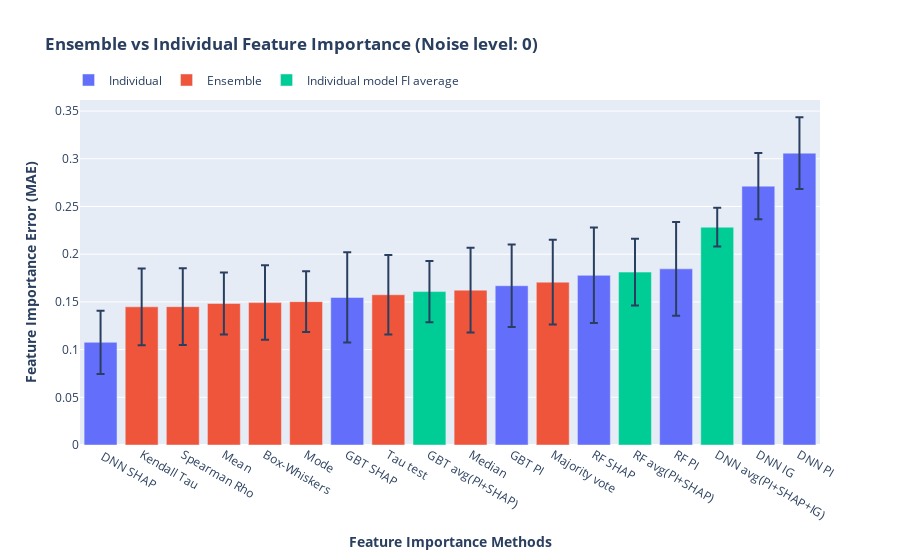

The code cell stored with this chart in its notebook:
### Code cell
level = 0
rf_noise_mean = np.array([rfsv_noise_mean[level], rfpi_noise_mean[level]]).mean()
rf_noise_std = np.sqrt(np.sum(np.square((np.array([rfsv_noise_std[level], rfpi_noise_std[level]])))))/2

gb_noise_mean = np.array([gbsv_noise_mean[level], gbpi_noise_mean[level]]).mean()
gb_noise_std = np.sqrt(np.sum(np.square((np.array([gbsv_noise_std[level], gbpi_noise_std[level]])))))/2

dnn_noise_mean = np.array([dnnsv_noise_mean[level], dnnpi_noise_mean[level], dnnig_noise_mean[level]]).mean()
dnn_noise_std = np.sqrt(np.sum(np.square((np.array([dnnsv_noise_std[level], dnnpi_noise_std[level], dnnig_noise_std[level]])))))/3

all_noise_0_median = [rfpi_noise_mean[level],gbpi_noise_mean[level],dnnpi_noise_mean[level],rfsv_noise_mean[level],gbsv_noise_mean[level],
                      dnnsv_noise_mean[level],dnnig_noise_mean[level],mean_noise_mean[level],median_noise_mean[level],mode_noise_mean[level],
                      box_noise_mean[level],tau_noise_mean[level],maj_noise_mean[level],kendall_noise_mean[level],spearman_noise_mean[level],
                      rf_noise_mean,gb_noise_mean,dnn_noise_mean]


all_noise_0_std = [rfpi_noise_std[level],gbpi_noise_std[level],dnnpi_noise_std[level],rfsv_noise_std[level],gbsv_noise_std[level],
                   dnnsv_noise_std[level],dnnig_noise_std[level],mean_noise_std[level],median_noise_std[level],mode_noise_std[level],
                   box_noise_std[level],tau_noise_std[level],maj_noise_std[level],kendall_noise_std[level],spearman_noise_std[level],
                   rf_noise_std,gb_noise_std,dnn_noise_std]


cols = all_cols_name[4:]
np_ens_or_indi = np.array(['Individual','Individual','Individual','Individual','Individual','Individual','Individual',
                        'Ensemble','Ensemble','Ensemble','Ensemble','Ensemble','Ensemble','Ensemble','Ensemble',
                        "Individual model FI average", "Individual model FI average",
                        "Individual model FI average"])


np_all_noise_median = np.array(all_noise_0_median)
np_all_noise_std = np.array(all_noise_0_std)
np_noise_cols = np.array(cols[3:])
sorted_noise_idx = np.argsort(np_all_noise_median)

sorted_all_noise_median =np_all_noise_median[sorted_noise_idx]
sorted_all_noise_std = np_all_noise_std[sorted_noise_idx]
sorted_noise_cols = np_noise_cols[sorted_noise_idx]
sorted_noise_ens_or_indi = np_ens_or_indi[sorted_noise_idx]

df_noise_ens_vs_indi = pd.DataFrame({'median':sorted_all_noise_median, 'std':sorted_all_noise_std, 'ens_or_indi':sorted_noise_ens_or_indi,
                               'cols':sorted_noise_cols})


fig = px.bar(df_noise_ens_vs_indi, x='cols', y='median', color='ens_or_indi',error_y='std',
             labels={'median':'<b>Feature Importance Error (MAE)</b>', 'cols': '<b>Feature Importance Methods</b>',
                     'ens_or_indi':''}, title='<b>Ensemble vs Individual Feature Importance (Noise level: 0)</b>')
fig.update_layout(xaxis_categoryorder = 'total ascending')
fig.update_layout(legend_orientation="h")
fig.update_layout(legend=dict(x=-0.0155, y=1.1))
fig.show()

### Figure 1 — Plotly figure (JSON) as saved in the notebook; plotly's stock layout.template omitted (floating-point values rounded to 4 significant figures)
{"data": [{"alignmentgroup": "True", "error_y": {"array": [0.03313, 0.04735, 0.0432, 0.05003, 0.04906, 0.03476, 0.03763]}, "hovertemplate": "=Individual<br><b>Feature Importance Methods</b>=%{x}<br><b>Feature Importance Error (MAE)</b>=%{y}<extra></extra>", "legendgroup": "Individual", "marker": {"color": "#636efa"}, "name": "Individual", "offsetgroup": "Individual", "orientation": "v", "showlegend": true, "textposition": "auto", "type": "bar", "x": [" DNN SHAP", "GBT SHAP", "GBT PI", "RF SHAP", "RF PI", "DNN IG", "DNN PI"], "xaxis": "x", "y": [0.1076, 0.1547, 0.1669, 0.1778, 0.1846, 0.2713, 0.3059], "yaxis": "y"}, {"alignmentgroup": "True", "error_y": {"array": [0.04021, 0.04028, 0.03241, 0.03906, 0.03174, 0.04176, 0.04443, 0.04433]}, "hovertemplate": "=Ensemble<br><b>Feature Importance Methods</b>=%{x}<br><b>Feature Importance Error (MAE)</b>=%{y}<extra></extra>", "legendgroup": "Ensemble", "marker": {"color": "#EF553B"}, "name": "Ensemble", "offsetgroup": "Ensemble", "orientation": "v", "showlegend": true, "textposition": "auto", "type": "bar", "x": ["Kendall Tau", "Spearman Rho", "Mean", "Box-Whiskers", "Mode", "Tau test", "Median", "Majority vote"], "xaxis": "x", "y": [0.1448, 0.145, 0.1483, 0.1493, 0.1503, 0.1575, 0.1623, 0.1707], "yaxis": "y"}, {"alignmentgroup": "True", "error_y": {"array": [0.03205, 0.03503, 0.02034]}, "hovertemplate": "=Individual model FI average<br><b>Feature Importance Methods</b>=%{x}<br><b>Feature Importance Error (MAE)</b>=%{y}<extra></extra>", "legendgroup": "Individual model FI average", "marker": {"color": "#00cc96"}, "name": "Individual model FI average", "offsetgroup": "Individual model FI average", "orientation": "v", "showlegend": true, "textposition": "auto", "type": "bar", "x": ["GBT avg(PI+SHAP)", "RF avg(PI+SHAP)", "DNN avg(PI+SHAP+IG)"], "xaxis": "x", "y": [0.1608, 0.1812, 0.2283], "yaxis": "y"}], "layout": {"barmode": "relative", "legend": {"orientation": "h", "title": {"text": ""}, "tracegroupgap": 0, "x": -0.0155, "y": 1.1}, "title": {"text": "<b>Ensemble vs Individual Feature Importance (Noise level: 0)</b>"}, "xaxis": {"anchor": "y", "categoryorder": "total ascending", "domain": [0, 1], "title": {"text": "<b>Feature Importance Methods</b>"}}, "yaxis": {"anchor": "x", "domain": [0, 1], "title": {"text": "<b>Feature Importance Error (MAE)</b>"}}}}
